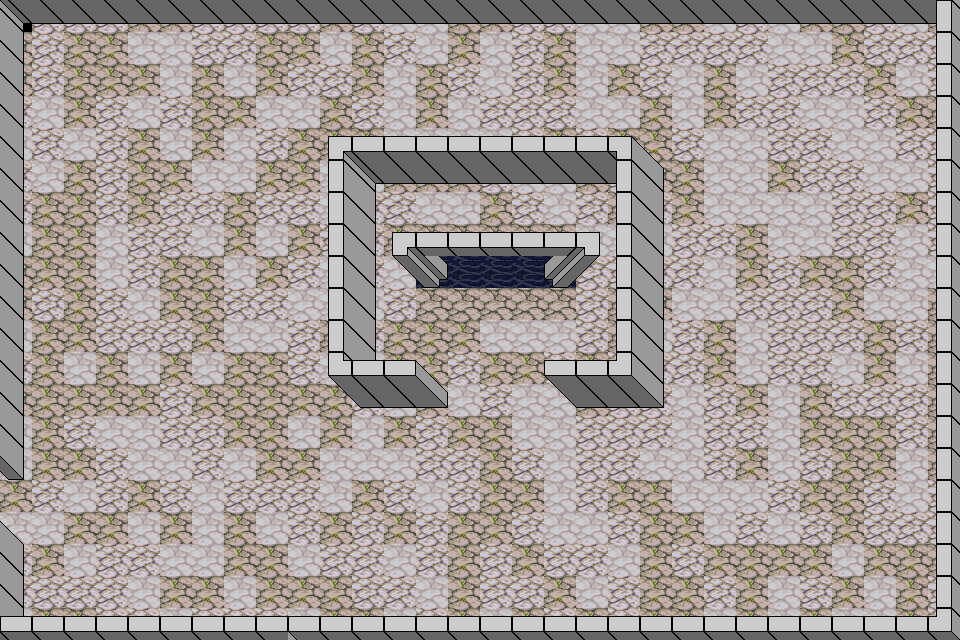

A 2D game scene composited from a Tiled map and its tileset images. What follows is a short description and the map's XML, with each tile layer's data collapsed to a summary:
An orthogonal 30x20 tile map with 32x32 px tiles, 7 tile layers (Tile Layer 1, Base, Tile Layer 2, wall layer1 stage2, ...), 1 hidden layer not drawn, 10 tilesets.

<map version="1.10" tiledversion="git" orientation="orthogonal" renderorder="right-down" width="30" height="20" tilewidth="32" tileheight="32" infinite="0" nextlayerid="11" nextobjectid="35">
 <tileset firstgid="1" source="../TSX/PathAndObjects.tsx" />
 <tileset firstgid="257" source="../TSX/perspective_walls.tsx" />
 <tileset firstgid="321" source="../TSX/warrior.tsx" />
 <tileset firstgid="1689" source="../TSX/gobelin.tsx" />
 <tileset firstgid="2283" name="sorciereEmbed" tilewidth="64" tileheight="64" tilecount="792" columns="24">
  <image source="../PNG/sorciere.png" width="1536" height="2112" />
 </tileset>
 <tileset firstgid="3075" source="../TSX/sorciere.tsx" />
 <tileset firstgid="3867" name="gobelinEmbed" tilewidth="64" tileheight="64" tilecount="594" columns="18">
  <image source="../PNG/gobelin.png" width="1152" height="2112" />
 </tileset>
 <tileset firstgid="4461" source="../TSX/jack.tsx" />
 <tileset firstgid="5055" source="../TSX/minotaure.tsx" />
 <tileset firstgid="5649" source="../TSX/vampire.tsx" />
 <layer id="1" name="Tile Layer 1" width="30" height="20">
  <data>[600 cells, 600 non-empty, 6 distinct tile ids]</data>
 </layer>
 <objectgroup id="10" name="Object Layer 1" />
 <layer id="3" name="Base" width="30" height="20" tintcolor="#434343">
  <data>[600 cells, 83 non-empty, 10 distinct tile ids]</data>
 </layer>
 <layer id="2" name="Tile Layer 2" width="30" height="20" tintcolor="#434343">
  <data>[600 cells, 40 non-empty, 9 distinct tile ids]</data>
 </layer>
 <layer id="4" name="wall layer1 stage2" width="30" height="20" tintcolor="#434343">
  <data>[600 cells, 121 non-empty, 7 distinct tile ids]</data>
 </layer>
 <layer id="5" name="wall layer1 stage3" width="30" height="20" tintcolor="#434343">
  <data>[600 cells, 77 non-empty, 6 distinct tile ids]</data>
 </layer>
 <layer id="6" name="wall layer2 stage1" width="30" height="20">
  <data>[600 cells, 0 non-empty, 0 distinct tile ids]</data>
 </layer>
 <layer id="7" name="wall layer2 stage2" width="30" height="20">
  <data>[600 cells, 0 non-empty, 0 distinct tile ids]</data>
 </layer>
 <layer id="8" name="collisionLayer" width="30" height="20" visible="0">
  <data>[600 cells, 280 non-empty, 2 distinct tile ids]</data>
 </layer>
</map>
